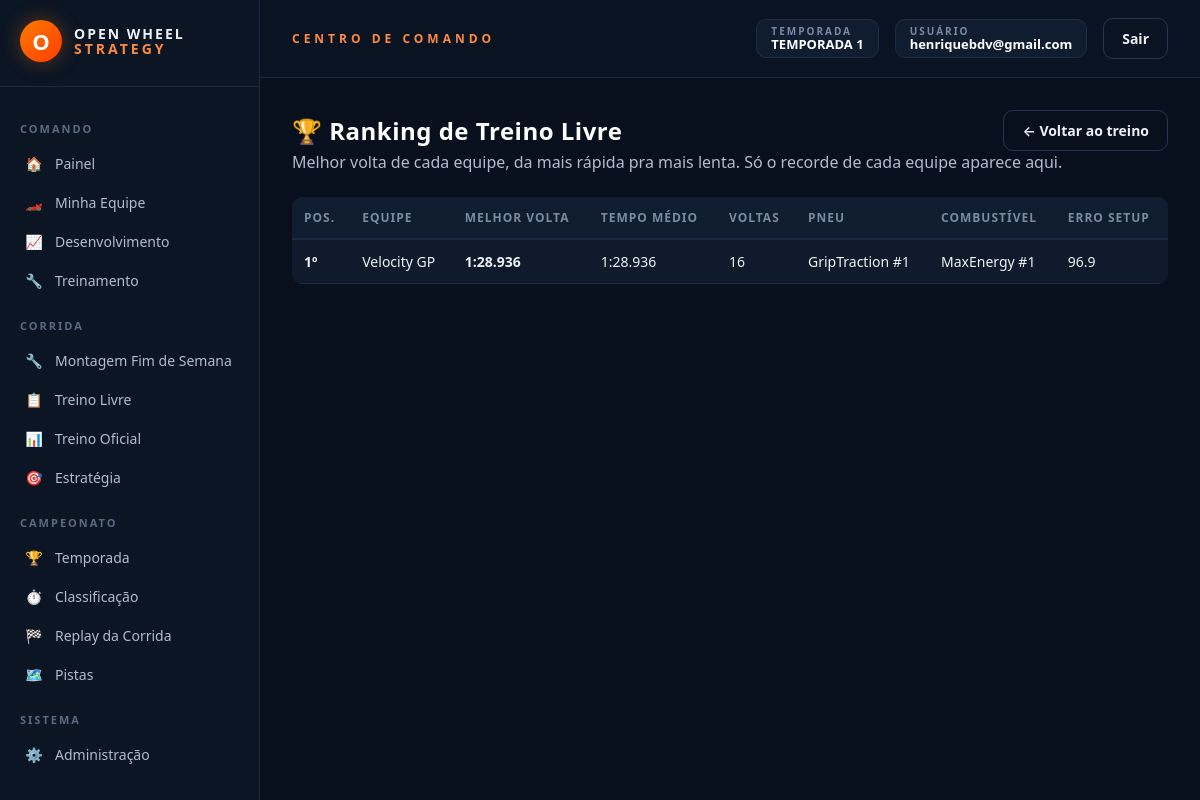
The page /treino-livre/ranking (signed in) on the database as committed earlier.
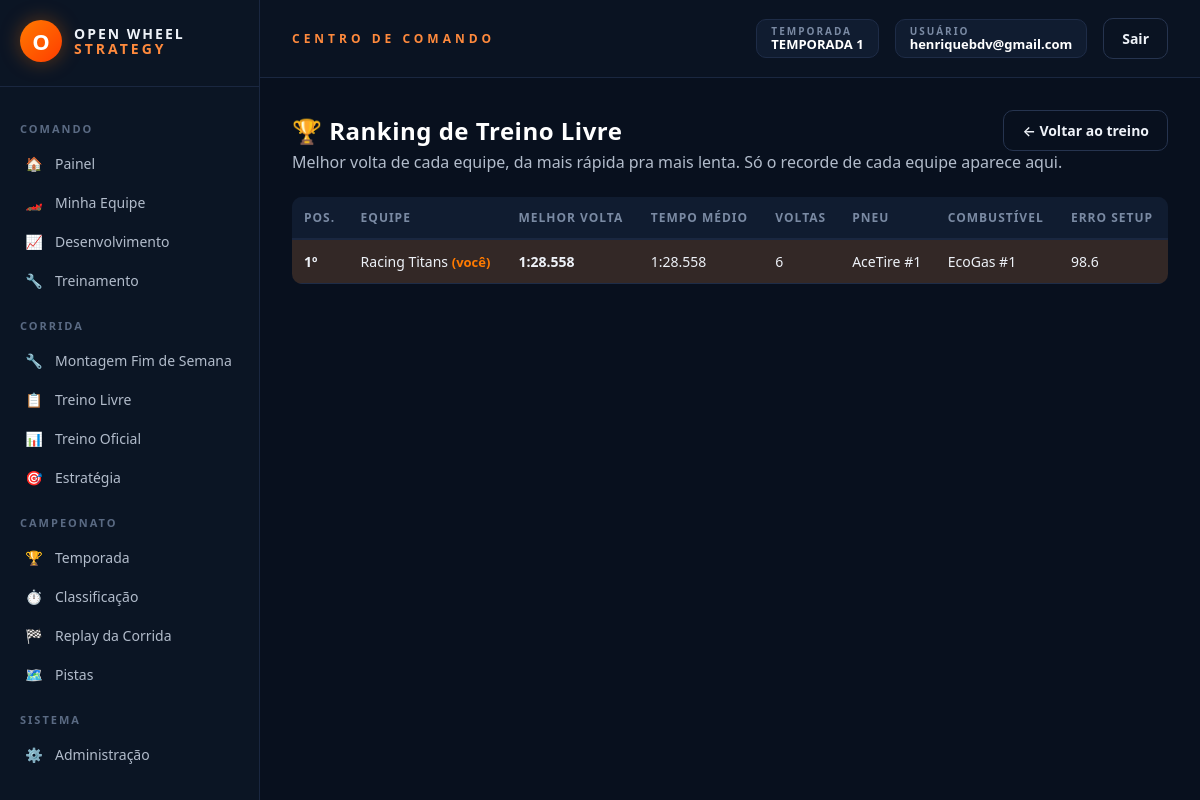
The same page on the database as committed later.
### models_temporada.py (models this page shows, shortened)
class Temporada(db.Model):
    __tablename__ = "temporadas"
    id = db.Column(db.Integer, primary_key=True)
    nome = db.Column(db.String(120), nullable=False)
    ativa = db.Column(db.Boolean, default=False, nullable=False)
    data_criacao = db.Column(db.DateTime, default=datetime.utcnow)
    corridas_agendadas = db.relationship(
        "CorridaAgendada", backref="temporada",
        cascade="all, delete-orphan",
        order_by="CorridaAgendada.ordem",
    )
    @classmethod
    def ativa_atual(cls):
        try:
            return cls.query.filter_by(ativa=True).first()
        except (OperationalError, ProgrammingError, NoSuchTableError):
            return None

### models.py (models this page shows, shortened)
class Usuario(db.Model):
    __tablename__ = "usuarios"
    id = db.Column(db.Integer, primary_key=True)
    email = db.Column(db.String(150), unique=True, nullable=False)
    senha_hash = db.Column(db.String(255), nullable=True)
    google_id = db.Column(db.String(255), unique=True, nullable=True)
    eh_admin = db.Column(db.Boolean, default=False)
    criado_em = db.Column(db.DateTime, default=datetime.utcnow)
    grupo = db.Column(db.String(50), nullable=True)
    classe = db.Column(db.String(50), nullable=True)
    nick = db.Column(db.String(50), nullable=True)
    equipe = db.relationship("CarroJogador", backref="usuario", uselist=False)

class ResultadoTreinoLivre(db.Model):
    __tablename__ = "resultados_treino_livre"
    id = db.Column(db.Integer, primary_key=True)
    equipe_id = db.Column(db.Integer, db.ForeignKey("carros_jogadores.id"), unique=True, nullable=False)
    pneu_nome = db.Column(db.String(100))
    combustivel_nome = db.Column(db.String(100))
    total_voltas = db.Column(db.Integer, default=0)
    melhor_volta_numero = db.Column(db.Integer, default=0)
    melhor_volta_tempo = db.Column(db.Float)
    tempo_medio = db.Column(db.Float)
    erro_setup = db.Column(db.Float, default=0.0)
    criado_em = db.Column(db.DateTime, default=datetime.utcnow)
    equipe = db.relationship("CarroJogador")

class CarroJogador(db.Model):
    __tablename__ = "carros_jogadores"
    id = db.Column(db.Integer, primary_key=True)
    usuario_id = db.Column(db.Integer, db.ForeignKey("usuarios.id"), unique=True, nullable=False)
    nome = db.Column(db.String(100), nullable=False)
    orcamento = db.Column(db.Float, default=55_000.0)
    motor_fornecedor_id = db.Column(db.Integer, db.ForeignKey("fornecedores_motor.id"), nullable=False)
    combustivel_fornecedor_id = db.Column(db.Integer, db.ForeignKey("fornecedores_combustivel.id"), nullable=False)
    pneu_fornecedor_id = db.Column(db.Integer, db.ForeignKey("fornecedores_pneu.id"), nullable=False)
    chassi_fornecedor_id = db.Column(db.Integer, db.ForeignKey("fornecedores_chassi.id"), nullable=True)
    cambio_fornecedor_id = db.Column(db.Integer, db.ForeignKey("fornecedores_cambio.id"), nullable=False)
    suspensao_fornecedor_id = db.Column(db.Integer, db.ForeignKey("fornecedores_suspensao.id"), nullable=False)
    engenheiro_fornecedor_id = db.Column(db.Integer, db.ForeignKey("fornecedores_engenheiro.id"), nullable=True)
    combustivel_carregado = db.Column(db.Float, default=110.0)
    cor_primaria = db.Column(db.String(7), default="#cc0000")
    cor_secundaria = db.Column(db.String(7), default="#ffffff")
    modelo_motor = db.Column(db.Integer, nullable=True)
    modelo_combustivel = db.Column(db.Integer, nullable=True)
    modelo_pneu = db.Column(db.Integer, nullable=True)
    modelo_cambio = db.Column(db.Integer, nullable=True)
    modelo_suspensao = db.Column(db.Integer, nullable=True)
    estrategia_volta_pit = db.Column(db.Integer, default=10)
    estrategia_dois_pits = db.Column(db.Boolean, default=False)

### rotas/treino.py (the view)
    @app.route("/treino-livre/ranking")
    @login_requerido
    def treino_livre_ranking_view():
        usuario = Usuario.query.get(session["usuario_id"])
        resultados = (
            ResultadoTreinoLivre.query
            .filter(ResultadoTreinoLivre.melhor_volta_tempo.isnot(None))
            .order_by(ResultadoTreinoLivre.melhor_volta_tempo.asc())
            .all()
        )
        minha_equipe_id = usuario.equipe.id if usuario.equipe else None
        return render_template(
            "treino_livre_ranking.html",
            resultados=resultados, minha_equipe_id=minha_equipe_id,
        )

### app.py (called while the page is built)
def _registrar_contexto(app):
    @app.context_processor
    def injetar_globais():
        usuario_id = session.get("usuario_id")
        usuario = Usuario.query.get(usuario_id) if usuario_id else None
        return {
            "usuario_logado": usuario,
            "categorias_fornecedor": FORNECEDORES_CONFIG,
            "temporada_ativa": Temporada.ativa_atual(),
        }

### extensoes.py (called while the page is built)
def login_requerido(view_func):
    @functools.wraps(view_func)
    def wrapper(*args, **kwargs):
        if not session.get("usuario_id"):
            return redirect(url_for("login"))
        return view_func(*args, **kwargs)
    return wrapper

### templates/treino_livre_ranking.html (shortened to what this page needs)
{% extends "base.html" %}
{% block css_extra %}
<link rel="stylesheet" href="{{ url_for('static', filename='css/telas/admin.css') }}">
<link rel="stylesheet" href="{{ url_for('static', filename='css/telas/ranking.css') }}">
{% endblock %}
{% block content %}
<div class="ranking-header">
  <h1 class="ranking-title">🏆 Ranking de Treino Livre</h1>
  <a href="{{ url_for('treino_livre_view') }}" class="ows-btn ows-btn-ghost">← Voltar ao treino</a>
</div>
<p class="ranking-subtitle">Melhor volta de cada equipe, da mais rápida pra mais lenta. Só o recorde de cada equipe aparece aqui.</p>
{% if resultados %}
<table class="ows-admin-table">
  <thead><tr><th>Pos.</th><th>Equipe</th><th>Melhor volta</th><th>Tempo médio</th><th>Voltas</th><th>Pneu</th><th>Combustível</th><th>Erro setup</th></tr></thead>
  <tbody>
    {% for r in resultados %}
      <tr class="{{ 'ranking-row-me' if r.equipe_id == minha_equipe_id else '' }}">
        <td class="ows-strong">{{ loop.index }}º</td>
        <td>{{ r.equipe.nome if r.equipe else 'Equipe #' ~ r.equipe_id }} {% if r.equipe_id == minha_equipe_id %}<span class="ows-badge-value ows-text-primary">(você)</span>{% endif %}</td>
        <td class="ows-strong">{{ r.melhor_volta_tempo | tempo_min }}</td>
        <td>{{ r.tempo_medio | tempo_min }}</td>
        <td>{{ r.total_voltas }}</td>
        <td>{{ r.pneu_nome or '-' }}</td>
        <td>{{ r.combustivel_nome or '-' }}</td>
        <td>{{ r.erro_setup }}</td>
      </tr>
    {% endfor %}
  </tbody>
</table>
{% else %}
<div class="ows-alert ows-alert-info">Nenhum treino livre registrado ainda. Vá em <a href="{{ url_for('treino_livre_view') }}" class="ows-strong">Treino Livre</a> e rode o primeiro!</div>
{% endif %}
{% endblock %}

### templates/base.html (shortened to what this page needs)
<!DOCTYPE html>
<html lang="pt-br">
<head>
    <link href="{{ url_for('static', filename='css/variaveis.css') }}" rel="stylesheet">
    <link href="{{ url_for('static', filename='css/base.css') }}" rel="stylesheet">
    <link href="{{ url_for('static', filename='css/componentes.css') }}" rel="stylesheet">
    <link href="{{ url_for('static', filename='css/formularios.css') }}" rel="stylesheet">
    {% block css_extra %}{% endblock %}
</head>
<body>
{% if usuario_logado %}
<div class="ows-shell">
    <aside class="ows-sidebar">
        <div class="ows-logo">
            <div class="ows-logo-mark">O</div>
            <div class="ows-logo-text">OPEN WHEEL<br><span>STRATEGY</span></div>
        </div>
        <div class="ows-menu-section">COMANDO</div>
        <a href="{{ url_for('home') }}" class="ows-menu-link {% if request.endpoint == 'home' %}active{% endif %}"><span class="ows-icon">🏠</span> Painel</a>
        <a href="{{ url_for('minha_equipe') }}" class="ows-menu-link {% if request.endpoint == 'minha_equipe' %}active{% endif %}"><span class="ows-icon">🏎️</span> Minha Equipe</a>
        <a href="{{ url_for('desenvolvimento_view') }}" class="ows-menu-link {% if request.endpoint == 'desenvolvimento_view' %}active{% endif %}"><span class="ows-icon">📈</span> Desenvolvimento</a>
        <a href="{{ url_for('treinamento_view') }}" class="ows-menu-link {% if request.endpoint == 'treinamento_view' %}active{% endif %}"><span class="ows-icon">🔧</span> Treinamento</a>
        <div class="ows-menu-section">CORRIDA</div>
        <a href="{{ url_for('montagem_fim_de_semana') }}" class="ows-menu-link {% if request.endpoint == 'montagem_fim_de_semana' %}active{% endif %}"><span class="ows-icon">🔧</span> Montagem Fim de Semana</a>
        <a href="{{ url_for('treino_livre_view') }}" class="ows-menu-link {% if request.endpoint == 'treino_livre_view' %}active{% endif %}"><span class="ows-icon">📋</span> Treino Livre</a>
        <a href="{{ url_for('treino_oficial_view') }}" class="ows-menu-link {% if request.endpoint == 'treino_oficial_view' %}active{% endif %}"><span class="ows-icon">📊</span> Treino Oficial</a>
        <a href="{{ url_for('estrategia_corrida_view') }}" class="ows-menu-link {% if request.endpoint == 'estrategia_corrida_view' %}active{% endif %}"><span class="ows-icon">🎯</span> Estratégia</a>
        <div class="ows-menu-section">CAMPEONATO</div>
        <a href="{{ url_for('temporada_view') }}" class="ows-menu-link {% if request.endpoint == 'temporada_view' %}active{% endif %}"><span class="ows-icon">🏆</span> Temporada</a>
        <a href="{{ url_for('classificacao_view') }}" class="ows-menu-link {% if request.endpoint == 'classificacao_view' %}active{% endif %}"><span class="ows-icon">⏱️</span> Classificação</a>
        <a href="{{ url_for('corrida_view') }}" class="ows-menu-link {% if request.endpoint == 'corrida_view' %}active{% endif %}"><span class="ows-icon">🏁</span> Replay da Corrida</a>
        <a href="{{ url_for('pistas_reais_view') }}" class="ows-menu-link {% if request.endpoint == 'pistas_reais_view' %}active{% endif %}"><span class="ows-icon">🗺️</span> Pistas</a>
        {% if usuario_logado.eh_admin %}
        <div class="ows-menu-section">SISTEMA</div>
        <a href="{{ url_for('admin_dashboard') }}" class="ows-menu-link {% if request.endpoint == 'admin_dashboard' %}active{% endif %}"><span class="ows-icon">⚙️</span> Administração</a>
        {% endif %}
    </aside>
    <div class="ows-main">
        <header class="ows-topbar">
            <div class="ows-topbar-title">CENTRO DE COMANDO</div>
            <div class="ows-topbar-right">
                {% if temporada_ativa %}
                <div class="ows-badge">
                    <div class="ows-badge-label">TEMPORADA</div>
                    <div class="ows-badge-value">{{ temporada_ativa.nome }}</div>
                </div>
                {% endif %}
                <div class="ows-badge">
                    <div class="ows-badge-label">USUÁRIO</div>
                    <div class="ows-badge-value">{{ usuario_logado.email }}</div>
                </div>
                <a href="{{ url_for('logout') }}" class="ows-btn ows-btn-ghost">Sair</a>
            </div>
        </header>
        <div class="ows-content">
            {% block content %}{% endblock %}
        </div>
    </div>
</div>
{% endif %}
</body>
</html>

### static/css/variaveis.css (style rules this page uses)
:root { --font-family: 'Segoe UI', 'Inter', Tahoma, sans-serif; --font-mono: 'Courier New', Courier, monospace; --bg-body: #08101e; --bg-sidebar: #0b1524; --bg-topbar: #0a1322; --bg-surface: #101c30; --bg-card-start: #0f1a2d; --bg-card-end: #0b1524; --bg-hover: #0f1c30; --text-white: #ffffff; --text-main: #eef2f8; --text-muted: #b2bccb; --text-label: #7a8aa3; --text-dark: #5a6a83; --color-primary: #ff7a00; --color-primary-dark: #ff3d00; --color-primary-light: #ff8a3d; --color-primary-faded: rgba(255, 122, 0, 0.15); --color-primary-border: rgba(255, 122, 0, 0.35); --color-danger: #b93030; --color-danger-light: #ffb0b0; --color-danger-bg: rgba(255, 70, 70, 0.1); --color-danger-border: rgba(255, 70, 70, 0.4); --color-success: #2ecc71; --color-success-light: #8fe2a0; --color-success-bg: rgba(46, 125, 50, 0.12); --color-success-border: rgba(46, 125, 50, 0.4); --color-warning: #f1c40f; --color-warning-bg: rgba(241, 196, 15, 0.1); --color-warning-border: rgba(241, 196, 15, 0.4); --color-info: #3498db; --color-info-bg: rgba(52, 152, 219, 0.1); --color-info-border: rgba(52, 152, 219, 0.4); --border-light: #26344f; --border-main: #1e2c47; --border-dark: #1a2740; --shadow-card: 0 4px 22px rgba(0, 0, 0, 0.35); --shadow-btn-primary: 0 4px 18px rgba(255, 120, 0, 0.35); --shadow-logo: 0 0 20px rgba(255, 120, 0, 0.35); --spacing-sm: 8px; --spacing-md: 16px; --spacing-lg: 24px; --spacing-xl: 32px; --radius-sm: 4px; --radius-md: 10px; --radius-lg: 16px; --radius-xl: 20px; }

### static/css/base.css (style rules this page uses)
* { box-sizing: border-box; }
html, body { margin: 0; padding: 0; font-family: var(--font-family); background: var(--bg-body); color: var(--text-main); min-height: 100vh; }
a { color: inherit; text-decoration: none; }
h1, h2, h3, h4 { margin: 0 0 12px 0; letter-spacing: 0.5px; }
p { margin: 0 0 12px 0; color: var(--text-muted); }
.ows-shell { display: flex; min-height: 100vh; }
.ows-sidebar { width: 260px; background: var(--bg-sidebar); border-right: 1px solid var(--border-dark); padding: 20px 0 40px 0; position: sticky; top: 0; height: 100vh; overflow-y: auto; }
.ows-logo { display: flex; align-items: center; gap: 12px; padding: 0 20px 24px 20px; border-bottom: 1px solid var(--border-dark); margin-bottom: var(--spacing-md); }
.ows-logo-mark { width: 42px; height: 42px; border-radius: 50%; background: linear-gradient(135deg, var(--color-primary), var(--color-primary-dark)); display: flex; align-items: center; justify-content: center; font-weight: 800; font-size: 22px; color: var(--text-white); box-shadow: var(--shadow-logo); }
.ows-logo-text { font-weight: 800; font-size: 14px; line-height: 1.1; letter-spacing: 2px; }
.ows-logo-text span { color: var(--color-primary-light); font-weight: 600; letter-spacing: 3px; }
.ows-menu-section { padding: 18px 20px 8px 20px; font-size: 11px; letter-spacing: 2px; color: var(--text-dark); font-weight: 700; }
.ows-menu-link { display: flex; align-items: center; gap: 10px; padding: 10px 20px; color: var(--text-muted); font-size: 14px; transition: all .15s ease; border-left: 3px solid transparent; }
.ows-icon { width: 22px; text-align: center; }
.ows-main { flex: 1; min-width: 0; display: flex; flex-direction: column; }
.ows-topbar { display: flex; align-items: center; justify-content: space-between; padding: 18px 32px; background: var(--bg-topbar); border-bottom: 1px solid var(--border-dark); position: sticky; top: 0; z-index: 20; }
.ows-topbar-title { font-size: 12px; letter-spacing: 4px; color: var(--color-primary-light); font-weight: 700; }
.ows-topbar-right { display: flex; align-items: center; gap: var(--spacing-md); }
.ows-content { padding: var(--spacing-xl); flex: 1; }

### static/css/componentes.css (style rules this page uses)
.ows-btn { display: inline-block; padding: 10px 18px; border-radius: var(--radius-md); font-weight: 600; font-size: 14px; cursor: pointer; border: 1px solid transparent; transition: all .15s ease; text-align: center; }
.ows-btn-ghost { background: transparent; color: var(--text-main); border-color: var(--border-light); }
.ows-badge { background: var(--bg-surface); border: 1px solid var(--border-main); border-radius: var(--radius-md); padding: 6px 14px; line-height: 1.1; }
.ows-badge-label { font-size: 10px; letter-spacing: 2px; color: var(--text-label); font-weight: 700; }
.ows-badge-value { font-size: 13px; font-weight: 600; color: var(--text-white); }
.ows-strong { color: var(--text-white); font-weight: 600; }
.ows-text-primary { color: var(--color-primary) !important; }

Rows that differ between the two databases and show on the page:
changed ResultadoTreinoLivre: equipe "Velocity GP" → "Racing Titans"; melhor_volta_tempo|tempo_min "1:28.936" → "1:28.558"; tempo_medio|tempo_min "1:28.936" → "1:28.558"; total_voltas "16" → "6"; pneu_nome "GripTraction #1" → "AceTire #1"; combustivel_nome "MaxEnergy #1" → "EcoGas #1"; erro_setup "96.9" → "98.6"; now shows "(você)"
